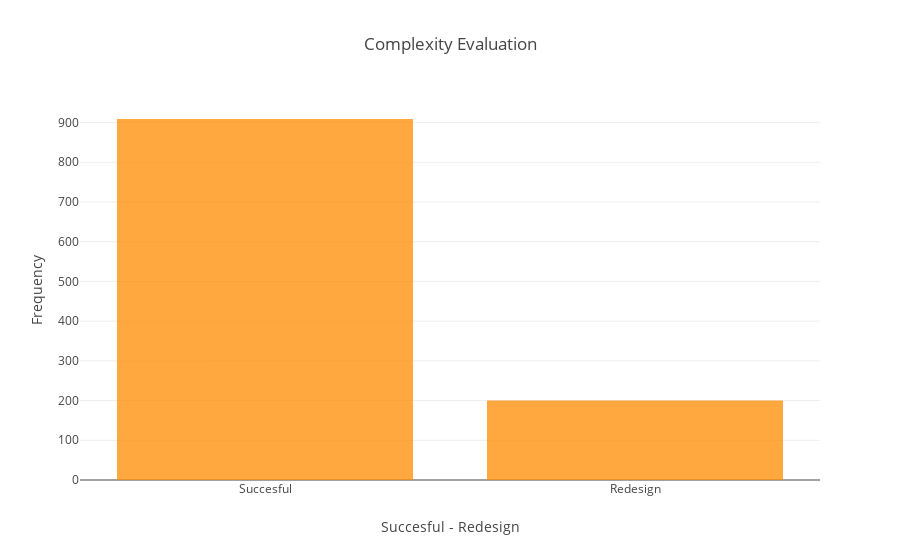

Notebook code cell kept with this figure:
### Code cell
# Histogram
trace = go.Histogram(
    x = data.complexityEvaluation,
    opacity = 0.75,
    name = 'Complexity Evaluation',
    marker = dict(color = 'darkorange')
)
hist_data = [trace]
hist_layout = go.Layout(barmode='overlay',
                   title = 'Complexity Evaluation',
                   xaxis = dict(title = 'Succesful - Redesign'),
                   yaxis = dict(title = 'Frequency')
)
fig = go.Figure(data = hist_data, layout = hist_layout)
iplot(fig)

### Figure 1 — Plotly figure (JSON) as saved in the notebook; plotly's stock layout.template omitted (floating-point values rounded to 4 significant figures; data arrays with more than 128 entries replaced by an {"elided": "..."} marker saying what was removed)
{"data": [{"marker": {"color": "darkorange"}, "name": "Complexity Evaluation", "opacity": 0.75, "type": "histogram", "uid": "ba9f10ca-6041-4f29-9137-a6aa3e57aac1", "x": {"elided": "1109 str values"}}], "layout": {"barmode": "overlay", "title": {"text": "Complexity Evaluation"}, "xaxis": {"title": {"text": "Succesful - Redesign"}}, "yaxis": {"title": {"text": "Frequency"}}}}
